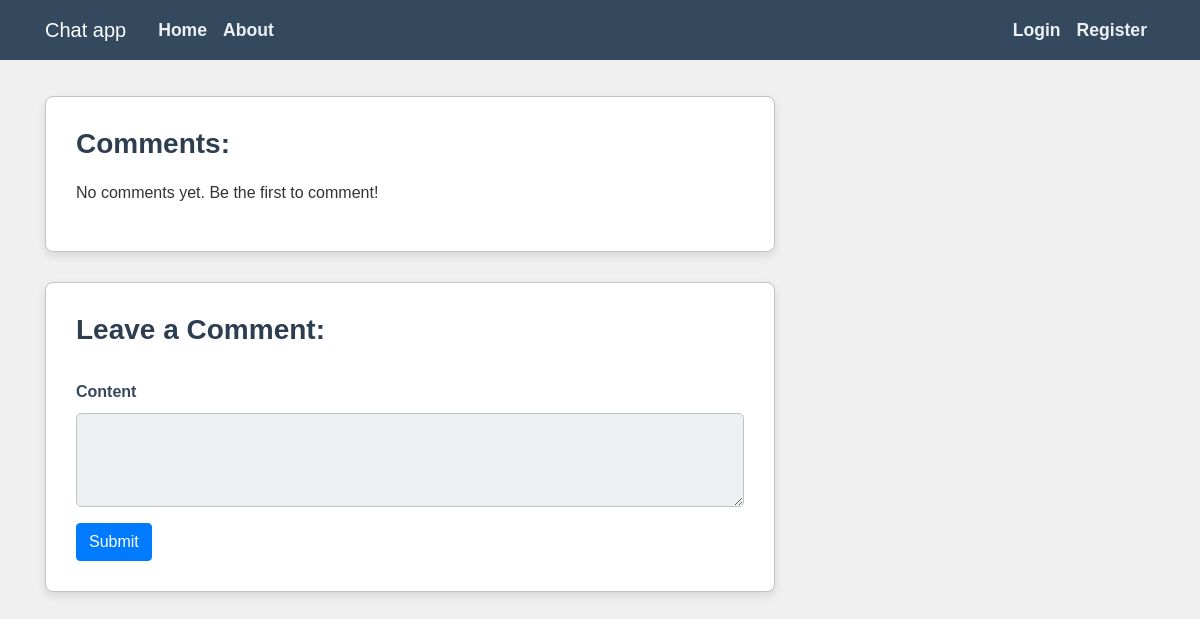
Page /all_post_comments/2 on the earlier database version.
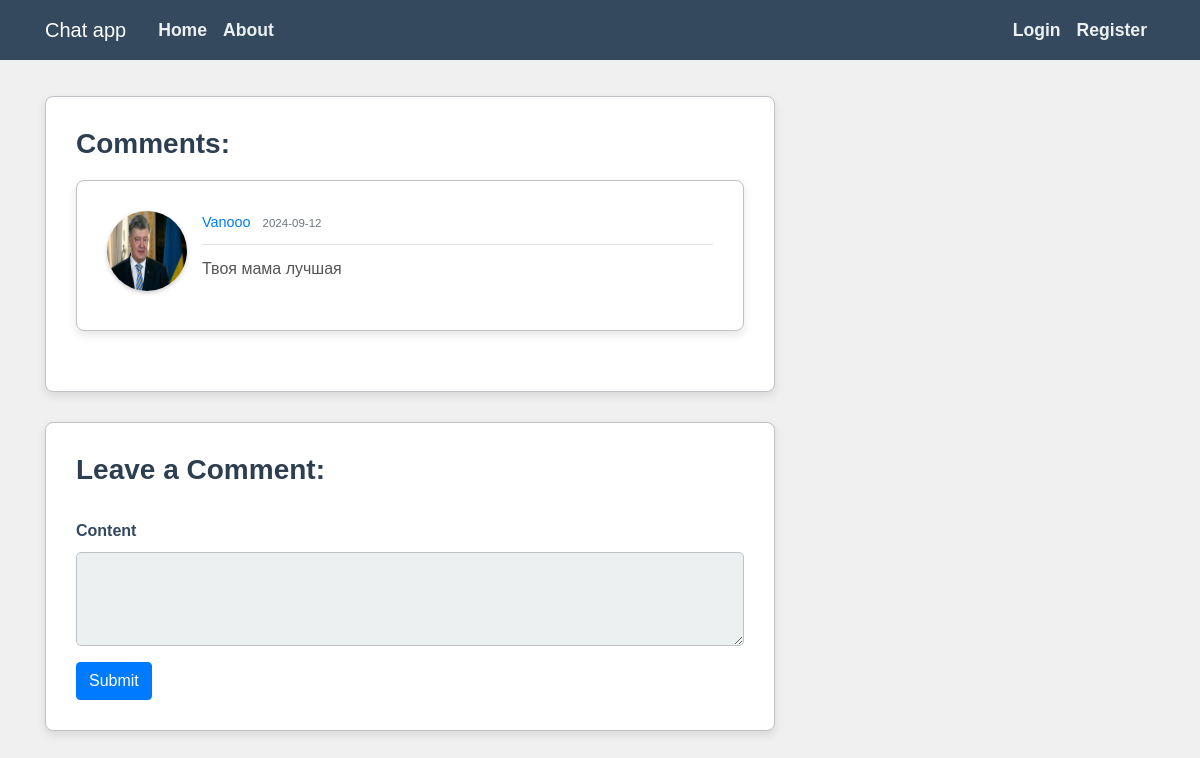
Same page on the later database version.
### flaskblog/models.py (models this page shows, shortened)
class Comment(db.Model):
    id=db.Column(db.Integer,primary_key=True)
    content=db.Column(db.Text)
    timestamp=db.Column(db.DateTime,index=True,default=datetime.utcnow())
    author_id=db.Column(db.Integer,db.ForeignKey('user.id'))
    post_id=db.Column(db.Integer,db.ForeignKey('post.id'))
    author = db.relationship('User', backref='comments')

class User(db.Model, UserMixin):
    id = db.Column(db.Integer, primary_key=True)
    username = db.Column(db.String(20), unique=True, nullable=False)
    email = db.Column(db.String(120), unique=True, nullable=False)
    image_file = db.Column(db.String(20), nullable=False, default='default.jpg')
    password = db.Column(db.String(60), nullable=False)
    posts = db.relationship('Post', backref='author', lazy=True)
    followed = db.relationship('Follow', foreign_keys='Follow.follower_id',
                               back_populates='follower', lazy='dynamic',
                               cascade='all, delete-orphan')
    followers = db.relationship('Follow', foreign_keys='Follow.followed_id',
                                back_populates='followed', lazy='dynamic',
                                cascade='all, delete-orphan')
    sent_messages = db.relationship('Message', foreign_keys='Message.sender_id',
                                    back_populates='sender', lazy=True)
    received_messages = db.relationship('Message', foreign_keys='Message.recipient_id',
                                        back_populates='recipient', lazy=True)
    groups=db.relationship('Group', secondary='user_groups', back_populates='members')

### flaskblog/routes.py (the view, shortened to what this page needs)
@app.route("/all_post_comments/<int:post_id>",methods=['GET','POST'])
def all_post_comments(post_id):
    post=Post.query.get(post_id)
    form=CommentForm()
    comments = post.comments.order_by(Comment.timestamp.asc()).all()
    print(comments)
    return render_template('all_post_comments.html',comments=comments,form=form)

### flaskblog/forms.py
class CommentForm(FlaskForm):
    content=TextAreaField('Content',validators=[DataRequired()])
    submit=SubmitField('Send')

### flaskblog/templates/all_post_comments.html (shortened to what this page needs)
{% extends "base.html" %}
{% block content %}
<div><section class="content-section">
    <h3>Comments:</h3>
    {% for comment in comments %}
        <article class="media content-section">
            <img class="rounded-circle article-img" src="{{ url_for('static', filename='pictures/default.jpg') }}" alt="">
            <div class="media-body">
                <div class="article-metadata">
                    <a class="mr-2" href="{{ url_for('user_info',username=comment.author.username) }}">{{ comment.author.username }}</a>
                    <small class="text-muted">{{ comment.timestamp.strftime('%Y-%m-%d') }}</small>
                </div>
                <p class="article-content">{{ comment.content }}</p>
            </div>
    {% else %}
        <p>No comments yet. Be the first to comment!</p>
    {% endfor %}</div>
    <footer class="content-section">
        <h3>Leave a Comment:</h3>
        <form method="POST" action="">
            <div class="form-group">
                {{ form.content.label(class="form-control-label") }}
                {{ form.content(class="form-control", rows="3") }}
            </div>
            <button type="submit" class="btn btn-primary">Submit</button>
        </form>
    </footer>
{% endblock %}

Differences in the rows shown:
added Comment: author.username "Vanooo", timestamp "2024-09-12", content "Твоя мама лучшая"
Other differences:
text no longer shown: "No comments yet. Be the first to comment!"
